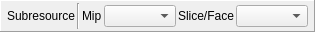
  <widget class="QFrame" name="subresourceToolbar">
   <property name="geometry">
    <rect>
     <x>10</x>
     <y>40</y>
     <width>299</width>
     <height>32</height>
    </rect>
   </property>
   <property name="sizePolicy">
    <sizepolicy hsizetype="Fixed" vsizetype="Preferred">
     <horstretch>0</horstretch>
     <verstretch>0</verstretch>
    </sizepolicy>
   </property>
   <property name="minimumSize">
    <size>
     <width>0</width>
     <height>32</height>
    </size>
   </property>
   <property name="frameShape">
    <enum>QFrame::Panel</enum>
   </property>
   <property name="frameShadow">
    <enum>QFrame::Raised</enum>
   </property>
   <layout class="QHBoxLayout" name="horizontalLayout_6">
    <property name="spacing">
     <number>2</number>
    </property>
    <property name="leftMargin">
     <number>6</number>
    </property>
    <property name="topMargin">
     <number>2</number>
    </property>
    <property name="rightMargin">
     <number>6</number>
    </property>
    <property name="bottomMargin">
     <number>2</number>
    </property>
    <item>
     <widget class="QLabel" name="subResLabel">
      <property name="text">
       <string>Subresource</string>
      </property>
     </widget>
    </item>
    <item>
     <widget class="Line" name="line">
      <property name="orientation">
       <enum>Qt::Vertical</enum>
      </property>
     </widget>
    </item>
    <item>
     <widget class="QLabel" name="mipLabel">
      <property name="text">
       <string>Mip</string>
      </property>
     </widget>
    </item>
    <item>
     <widget class="QComboBox" name="mipLevel">
      <property name="maxVisibleItems">
       <number>20</number>
      </property>
      <property name="sizeAdjustPolicy">
       <enum>QComboBox::AdjustToContents</enum>
      </property>
     </widget>
    </item>
    <item>
     <widget class="QLabel" name="sliceFaceLabel">
      <property name="text">
       <string>Slice/Face</string>
      </property>
     </widget>
    </item>
    <item>
     <widget class="QComboBox" name="sliceFace">
      <property name="maxVisibleItems">
       <number>20</number>
      </property>
      <property name="sizeAdjustPolicy">
       <enum>QComboBox::AdjustToContents</enum>
      </property>
     </widget>
    </item>
   </layout>
  </widget>
